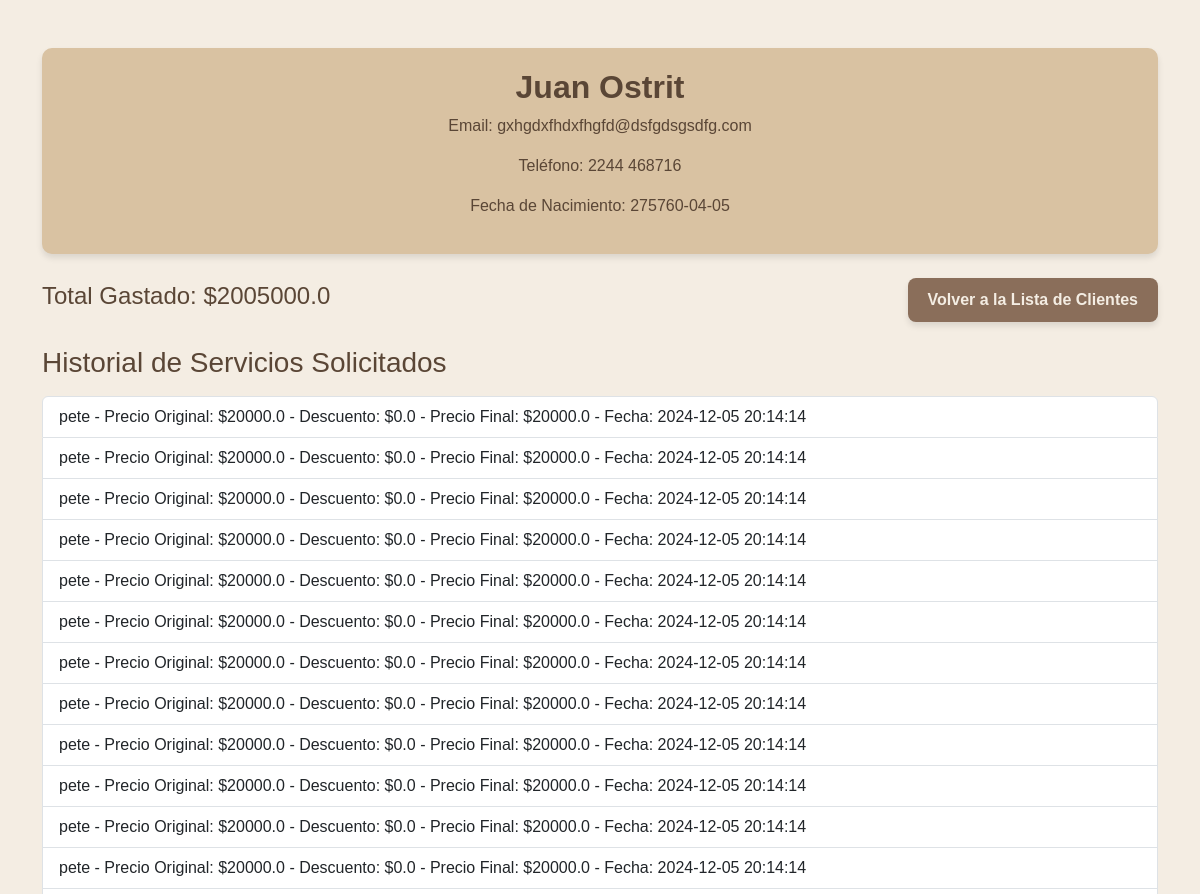
The app's page /customer/2 (upper part), older data.
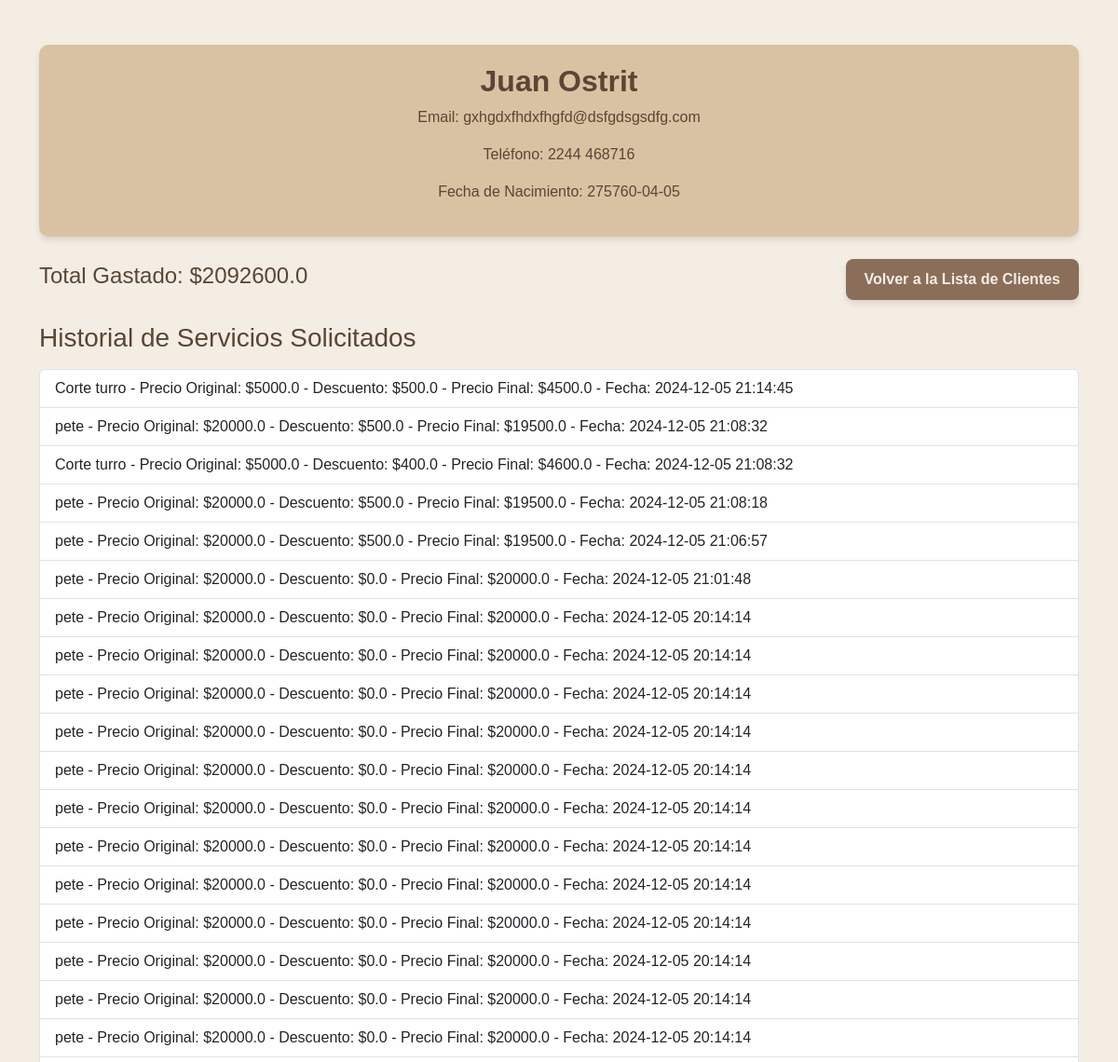
The same page, newer data.
### tables this page shows
CREATE TABLE customers (
        id INTEGER PRIMARY KEY AUTOINCREMENT,
        name TEXT NOT NULL,
        birth_date TEXT,
        phone TEXT,
        email TEXT
    );

CREATE TABLE sales (
        id INTEGER PRIMARY KEY AUTOINCREMENT,
        service_id INTEGER,
        date TEXT, customer_id INTEGER REFERENCES customers (id), discount REAL DEFAULT 0,
        FOREIGN KEY (service_id) REFERENCES services (id)
    );

CREATE TABLE services (
        id INTEGER PRIMARY KEY,
        name TEXT,
        price REAL
    );

### app/routes/customers.py (the view)
@customers_bp.route("/customer/<int:customer_id>")
def customer_details(customer_id):
    customer = query_db("SELECT * FROM customers WHERE id = ?", (customer_id,), one=True)
    if not customer:
        return "Cliente no encontrado", 404
    services = query_db("""
        SELECT s.name AS service_name, s.price, sa.discount, sa.date
        FROM sales sa
        JOIN services s ON sa.service_id = s.id
        WHERE sa.customer_id = ?
        ORDER BY sa.date DESC
    """, (customer_id,))
    total_spent = sum(service['price'] - (service['discount'] or 0) for service in services)
    print(total_spent)
    return render_template(
        "customer_details.html",
        customer=customer,
        services=services,
        total_spent=total_spent
    )

### app/database.py (called while the page is built)
def query_db(query, args=(), one=False):
    conn = sqlite3.connect("manicure_shop.db")
    conn.row_factory = sqlite3.Row
    cursor = conn.cursor()
    cursor.execute(query, args)
    rv = cursor.fetchall()
    conn.commit()
    conn.close()
    return (rv[0] if rv else None) if one else rv

### templates/customer_details.html (shortened to what this page needs)
<!DOCTYPE html>
<html lang="en">
<head>
    <link rel="stylesheet" href="https://cdn.jsdelivr.net/npm/bootstrap@5.3.0-alpha1/dist/css/bootstrap.min.css">
</head>
<body>
    <div class="container mt-5">
        <div class="header">
            <h1>{{ customer['name'] }}</h1>
            <p>Email: {{ customer['email'] }}</p>
            <p>Teléfono: {{ customer['phone'] }}</p>
            <p>Fecha de Nacimiento: {{ customer['birth_date'] or 'No registrada' }}</p>
        </div>
        <div class="mt-4 d-flex justify-content-between align-items-center">
            <h4>Total Gastado: ${{ total_spent }}</h4>
            <a href="/customers" class="btn btn-custom">Volver a la Lista de Clientes</a>
        </div>
        <h3 class="mt-4">Historial de Servicios Solicitados</h3>
        <ul class="list-group mt-3">
            {% for service in services %}
                <li class="list-group-item">
                    {{ service['service_name'] }} -
                    Precio Original: ${{ service['price'] }} -
                    Descuento: ${{ service['discount'] }} -
                    Precio Final: ${{ service['price'] - service['discount'] }} -
                    Fecha: {{ service['date'] }}
                </li>
            {% else %}
                <li class="list-group-item">Este cliente no tiene servicios registrados.</li>
            {% endfor %}
        </ul>
    </div>
</body>
</html>

### templates/customer_details.html (style rules this page uses)
body { background-color: #f4ede3; font-family: 'Arial', sans-serif; color: #5a4636; }
.header { background: #d9c2a2; padding: 20px; border-radius: 10px; text-align: center; box-shadow: 0 4px 6px rgba(0, 0, 0, 0.1); }
.header h1 { font-size: 2rem; font-weight: bold; color: #5a4636; }
.btn-custom { background: #8a6e5a; color: #f4ede3; border: none; padding: 10px 20px; font-size: 1rem; font-weight: bold; border-radius: 8px; box-shadow: 0 4px 6px rgba(0, 0, 0, 0.1); }

Row changes from the older to the newer data that the page shows:
added sales: service_name "Corte turro", price "5000.0", discount "500.0", service['price']-service['discount'] "4500.0", date "2024-12-05 21:14:45"
added sales: service_name "pete", price "20000.0", discount "500.0", service['price']-service['discount'] "19500.0", date "2024-12-05 21:08:32"
added sales: service_name "Corte turro", price "5000.0", discount "400.0", service['price']-service['discount'] "4600.0", date "2024-12-05 21:08:32"
added sales: service_name "pete", price "20000.0", discount "500.0", service['price']-service['discount'] "19500.0", date "2024-12-05 21:08:18"
added sales: service_name "pete", price "20000.0", discount "500.0", service['price']-service['discount'] "19500.0", date "2024-12-05 21:06:57"
added sales: service_name "pete", price "20000.0", discount "0.0", service['price']-service['discount'] "20000.0", date "2024-12-05 21:01:48"
Text that changed along with them:
{{ total_spent }}: "2005000.0" → "2092600.0"
